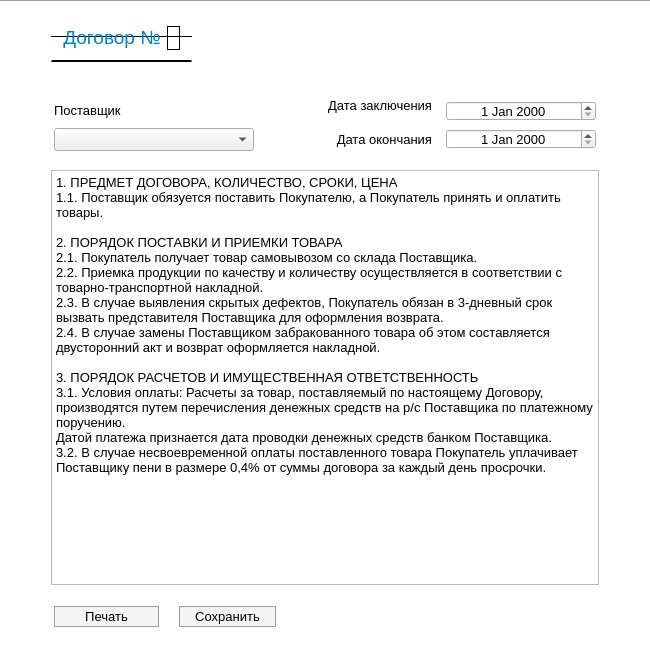
<?xml version="1.0" encoding="UTF-8"?>
<ui version="4.0">
 <class>AddContractWindow</class>
 <widget class="QDialog" name="AddContractWindow">
  <property name="geometry">
   <rect>
    <x>0</x>
    <y>0</y>
    <width>650</width>
    <height>650</height>
   </rect>
  </property>
  <property name="minimumSize">
   <size>
    <width>650</width>
    <height>650</height>
   </size>
  </property>
  <property name="maximumSize">
   <size>
    <width>16777215</width>
    <height>16777215</height>
   </size>
  </property>
  <property name="windowTitle">
   <string>Создание договора</string>
  </property>
  <property name="windowIcon">
   <iconset resource="../../resource/resource.qrc">
    <normaloff>:/icons/icons/window-logo.ico</normaloff>:/icons/icons/window-logo.ico</iconset>
  </property>
  <property name="styleSheet">
   <string notr="true">QDialog {
	background-color: white;
	border-top: 1px solid #9e9e9e;
}</string>
  </property>
  <layout class="QGridLayout" name="gridLayout">
   <item row="0" column="0">
    <layout class="QVBoxLayout" name="verticalLayout">
     <property name="leftMargin">
      <number>40</number>
     </property>
     <property name="rightMargin">
      <number>40</number>
     </property>
     <item>
      <widget class="QGroupBox" name="contractNumberGroup">
       <property name="sizePolicy">
        <sizepolicy hsizetype="Maximum" vsizetype="Maximum">
         <horstretch>0</horstretch>
         <verstretch>0</verstretch>
        </sizepolicy>
       </property>
       <property name="styleSheet">
        <string notr="true">QGroupBox {
	background: white;
	border-top: 1px solid black;
	border-bottom: 2px solid black;
	padding-right: 15px;
	padding-left: 15px;
	margin-top: 25px;
}</string>
       </property>
       <property name="title">
        <string/>
       </property>
       <property name="alignment">
        <set>Qt::AlignCenter</set>
       </property>
       <layout class="QHBoxLayout" name="horizontalLayout">
        <property name="topMargin">
         <number>9</number>
        </property>
        <item>
         <widget class="QLabel" name="label">
          <property name="sizePolicy">
           <sizepolicy hsizetype="Maximum" vsizetype="Maximum">
            <horstretch>0</horstretch>
            <verstretch>0</verstretch>
           </sizepolicy>
          </property>
          <property name="font">
           <font>
            <pointsize>14</pointsize>
            <weight>50</weight>
            <bold>false</bold>
           </font>
          </property>
          <property name="toolTip">
           <string>&lt;html&gt;&lt;head/&gt;&lt;body&gt;&lt;p&gt;&lt;span style=&quot; font-size:10pt;&quot;&gt;Договор на поставку товаров&lt;/span&gt;&lt;/p&gt;&lt;/body&gt;&lt;/html&gt;</string>
          </property>
          <property name="text">
           <string>&lt;html&gt;&lt;head/&gt;&lt;body&gt;&lt;p&gt;&lt;span style=&quot; color:#0081c2;&quot;&gt;Договор №&lt;/span&gt;&lt;/p&gt;&lt;/body&gt;&lt;/html&gt;</string>
          </property>
          <property name="alignment">
           <set>Qt::AlignCenter</set>
          </property>
         </widget>
        </item>
        <item>
         <widget class="QLabel" name="contractNumber">
          <property name="font">
           <font>
            <pointsize>14</pointsize>
           </font>
          </property>
          <property name="styleSheet">
           <string notr="true">QLabel {
	border: 1px solid black;
}</string>
          </property>
          <property name="text">
           <string/>
          </property>
         </widget>
        </item>
       </layout>
      </widget>
     </item>
     <item>
      <widget class="QGroupBox" name="supplierGroup">
       <property name="sizePolicy">
        <sizepolicy hsizetype="Expanding" vsizetype="Maximum">
         <horstretch>0</horstretch>
         <verstretch>0</verstretch>
        </sizepolicy>
       </property>
       <property name="styleSheet">
        <string notr="true">QGroupBox {
	border: 0px;
	background: white;
}

QLineEdit {
	background: #dae8fc;
	border: 1px solid #92abd0;
}

QLineEdit#conclusionDate {
	margin-bottom: 12px;
}

QLabel#conclusionDateLabel {
	padding-right: 5px;
	margin-bottom: 12px;
}

QLabel#expirationDateLabel {
	padding-right: 5px;
}
</string>
       </property>
       <property name="title">
        <string/>
       </property>
       <layout class="QGridLayout" name="gridLayout_2">
        <property name="leftMargin">
         <number>0</number>
        </property>
        <property name="topMargin">
         <number>20</number>
        </property>
        <property name="rightMargin">
         <number>0</number>
        </property>
        <property name="bottomMargin">
         <number>10</number>
        </property>
        <property name="verticalSpacing">
         <number>0</number>
        </property>
        <item row="1" column="0">
         <widget class="QLabel" name="label_2">
          <property name="sizePolicy">
           <sizepolicy hsizetype="Preferred" vsizetype="Maximum">
            <horstretch>0</horstretch>
            <verstretch>0</verstretch>
           </sizepolicy>
          </property>
          <property name="font">
           <font>
            <pointsize>10</pointsize>
           </font>
          </property>
          <property name="text">
           <string>Поставщик</string>
          </property>
         </widget>
        </item>
        <item row="2" column="3">
         <widget class="QDateEdit" name="completionDate">
          <property name="minimumSize">
           <size>
            <width>150</width>
            <height>20</height>
           </size>
          </property>
          <property name="maximumSize">
           <size>
            <width>150</width>
            <height>20</height>
           </size>
          </property>
          <property name="font">
           <font>
            <pointsize>10</pointsize>
           </font>
          </property>
          <property name="alignment">
           <set>Qt::AlignCenter</set>
          </property>
         </widget>
        </item>
        <item row="0" column="3" rowspan="2">
         <widget class="QDateEdit" name="conclusionDate">
          <property name="minimumSize">
           <size>
            <width>150</width>
            <height>20</height>
           </size>
          </property>
          <property name="maximumSize">
           <size>
            <width>150</width>
            <height>20</height>
           </size>
          </property>
          <property name="font">
           <font>
            <pointsize>10</pointsize>
           </font>
          </property>
          <property name="alignment">
           <set>Qt::AlignCenter</set>
          </property>
         </widget>
        </item>
        <item row="2" column="2">
         <widget class="QLabel" name="expirationDateLabel">
          <property name="font">
           <font>
            <pointsize>10</pointsize>
           </font>
          </property>
          <property name="styleSheet">
           <string notr="true">QLineEdit {
background:white;
}


QLineEdit:focus{
background:#e9f3fb;
}</string>
          </property>
          <property name="text">
           <string>Дата окончания</string>
          </property>
          <property name="alignment">
           <set>Qt::AlignRight|Qt::AlignTrailing|Qt::AlignVCenter</set>
          </property>
         </widget>
        </item>
        <item row="2" column="0">
         <widget class="QComboBox" name="suppliers">
          <property name="minimumSize">
           <size>
            <width>200</width>
            <height>0</height>
           </size>
          </property>
          <property name="font">
           <font>
            <pointsize>10</pointsize>
           </font>
          </property>
          <property name="toolTip">
           <string>&lt;html&gt;&lt;head/&gt;&lt;body&gt;&lt;p&gt;Поставщики, с которыми ещё не заключён действующий договор&lt;/p&gt;&lt;/body&gt;&lt;/html&gt;</string>
          </property>
          <property name="styleSheet">
           <string notr="true"/>
          </property>
         </widget>
        </item>
        <item row="1" column="2">
         <widget class="QLabel" name="conclusionDateLabel">
          <property name="font">
           <font>
            <pointsize>10</pointsize>
           </font>
          </property>
          <property name="styleSheet">
           <string notr="true"/>
          </property>
          <property name="text">
           <string>Дата заключения</string>
          </property>
          <property name="alignment">
           <set>Qt::AlignBottom|Qt::AlignRight|Qt::AlignTrailing</set>
          </property>
         </widget>
        </item>
        <item row="1" column="1">
         <spacer name="horizontalSpacer">
          <property name="orientation">
           <enum>Qt::Horizontal</enum>
          </property>
          <property name="sizeHint" stdset="0">
           <size>
            <width>40</width>
            <height>20</height>
           </size>
          </property>
         </spacer>
        </item>
       </layout>
      </widget>
     </item>
     <item>
      <widget class="QPlainTextEdit" name="description">
       <property name="font">
        <font>
         <pointsize>10</pointsize>
        </font>
       </property>
       <property name="styleSheet">
        <string notr="true">QScrollBar:vertical {
      border: 1px solid #77bdb0;
      background: white;
      width: 20px;
      margin: 35px 0 35px 0;
  }

  QScrollBar::handle:vertical {
      background: #e0dcdc;
	  border-top: 1px solid #77bdb0;
	  border-bottom: 1px solid #77bdb0; 
      min-height: 5px;
  }

  QScrollBar::handle:vertical:hover {
       background: #F19CBB;
  }

  QScrollBar::handle:vertical:pressed {
       background: #FDDB6D;
  }

  QScrollBar::add-line:vertical {
      border: 1px solid grey;
      background: white;
      height: 33px;
      subcontrol-position: bottom;
      subcontrol-origin: margin;
  }

  QScrollBar::add-line:vertical:hover {
      background: #CD9575;
  }

  QScrollBar::add-line:vertical:pressed {
      background: #FDDB6D;
  }

  QScrollBar::sub-line:vertical {
      border: 1px solid grey;
      background: white;
      height: 33px;
      subcontrol-position: top;
      subcontrol-origin: margin;
  }

  QScrollBar::sub-line:vertical:hover {
      background: #CD9575;
  }

  QScrollBar::sub-line:vertical:pressed {
      background: #FDDB6D;
  }

  QScrollBar::up-arrow:vertical, QScrollBar::down-arrow:vertical {
      border: 1px solid grey;
      width: 3px;
      height: 3px;
      background: white;
  }</string>
       </property>
       <property name="sizeAdjustPolicy">
        <enum>QAbstractScrollArea::AdjustIgnored</enum>
       </property>
       <property name="lineWrapMode">
        <enum>QPlainTextEdit::WidgetWidth</enum>
       </property>
       <property name="plainText">
        <string>1. ПРЕДМЕТ ДОГОВОРА, КОЛИЧЕСТВО, СРОКИ, ЦЕНА
1.1. Поставщик обязуется поставить Покупателю, а Покупатель принять и оплатить товары. 

2. ПОРЯДОК ПОСТАВКИ И ПРИЕМКИ ТОВАРА
2.1. Покупатель получает товар самовывозом со склада Поставщика.
2.2. Приемка продукции по качеству и количеству осуществляется в соответствии с товарно-транспортной накладной.
2.3. В случае выявления скрытых дефектов, Покупатель обязан в 3-дневный срок вызвать представителя Поставщика для оформления возврата.
2.4. В случае замены Поставщиком забракованного товара об этом составляется двусторонний акт и возврат оформляется накладной.

3. ПОРЯДОК РАСЧЕТОВ И ИМУЩЕСТВЕННАЯ ОТВЕТСТВЕННОСТЬ
3.1. Условия оплаты: Расчеты за товар, поставляемый по настоящему Договору, производятся путем перечисления денежных средств на р/с Поставщика по платежному поручению.
Датой платежа признается дата проводки денежных средств банком Поставщика.
3.2. В случае несвоевременной оплаты поставленного товара Покупатель уплачивает Поставщику пени в размере 0,4% от суммы договора за каждый день просрочки.</string>
       </property>
       <property name="backgroundVisible">
        <bool>false</bool>
       </property>
      </widget>
     </item>
     <item>
      <widget class="QGroupBox" name="printSaveGroup">
       <property name="sizePolicy">
        <sizepolicy hsizetype="Maximum" vsizetype="Preferred">
         <horstretch>0</horstretch>
         <verstretch>0</verstretch>
        </sizepolicy>
       </property>
       <property name="styleSheet">
        <string notr="true">QGroupBox {
	background: white;
	border: 0px;
}

QPushButton {
	padding-left: 30px;
	padding-right: 30px;
	padding-top: 2px;
	padding-bottom: 2px;
	background-color: #f5f5f5;
	border-style: solid;
	border-width: 1px;
	border-color: #9e9e9e;
}

QPushButton#save {
	padding-left: 15px;
	padding-right: 15px;
}

 QPushButton:hover {
     background-color: #78DBE2;
 }
 QPushButton:pressed {
     background-color: #3F888F;
 }</string>
       </property>
       <property name="title">
        <string/>
       </property>
       <property name="alignment">
        <set>Qt::AlignRight|Qt::AlignTrailing|Qt::AlignVCenter</set>
       </property>
       <layout class="QHBoxLayout" name="horizontalLayout_2">
        <property name="spacing">
         <number>20</number>
        </property>
        <property name="leftMargin">
         <number>0</number>
        </property>
        <property name="rightMargin">
         <number>0</number>
        </property>
        <item>
         <widget class="QPushButton" name="print">
          <property name="sizePolicy">
           <sizepolicy hsizetype="Maximum" vsizetype="Fixed">
            <horstretch>0</horstretch>
            <verstretch>0</verstretch>
           </sizepolicy>
          </property>
          <property name="font">
           <font>
            <pointsize>10</pointsize>
           </font>
          </property>
          <property name="toolTip">
           <string>&lt;html&gt;&lt;head/&gt;&lt;body&gt;&lt;p&gt;Печать договора&lt;/p&gt;&lt;/body&gt;&lt;/html&gt;</string>
          </property>
          <property name="text">
           <string>Печать</string>
          </property>
          <property name="checkable">
           <bool>false</bool>
          </property>
          <property name="checked">
           <bool>false</bool>
          </property>
         </widget>
        </item>
        <item>
         <widget class="QPushButton" name="save">
          <property name="sizePolicy">
           <sizepolicy hsizetype="Maximum" vsizetype="Fixed">
            <horstretch>0</horstretch>
            <verstretch>0</verstretch>
           </sizepolicy>
          </property>
          <property name="font">
           <font>
            <pointsize>10</pointsize>
           </font>
          </property>
          <property name="text">
           <string>Сохранить</string>
          </property>
         </widget>
        </item>
       </layout>
      </widget>
     </item>
    </layout>
   </item>
  </layout>
 </widget>
 <resources>
  <include location="../../resource/resource.qrc"/>
 </resources>
 <connections/>
</ui>
